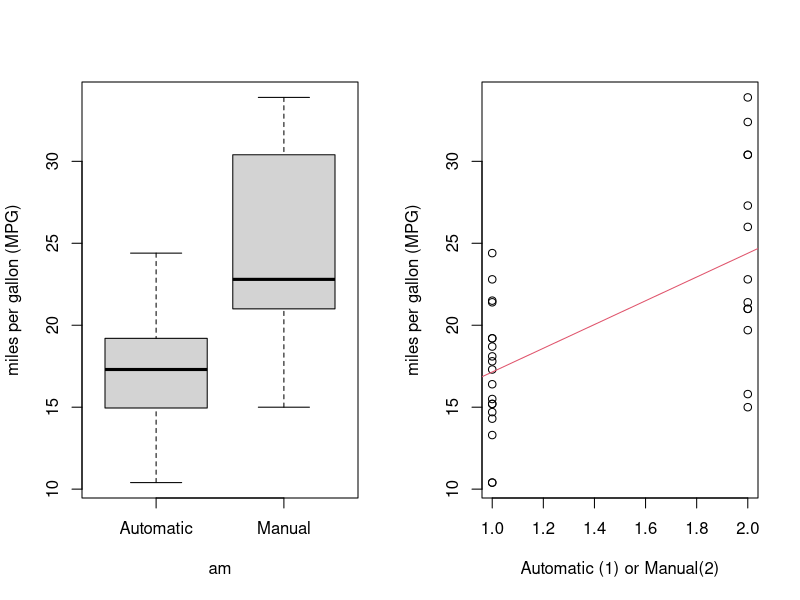

This figure's R source:
## ---- chunk 1
knitr::opts_chunk$set(echo = FALSE)
## ---- chunk 2
library(datasets)
mpgData <- with(mtcars, data.frame(mpg, am))
mpgData$am <- factor(mpgData$am, labels = c("Automatic", "Manual"))
summary(mpgData)
## ---- chunk 3
summary(mpgData[mpgData$am == "Automatic",])
summary(mpgData[mpgData$am == "Manual",])
## ---- chunk 4
fit <- lm(mpg ~ as.integer(am), data=mpgData)
summary(fit)
## ---- chunk 5
par(mfrow=c(1,2))
with(mpgData,{
     boxplot(mpg ~ am, 
             ylab = "miles per gallon (MPG)")
     plot(mpg ~ as.integer(am),
             xlab = "Automatic (1) or Manual(2)",
             ylab = "miles per gallon (MPG)")
     abline(fit, col=2)
     })
